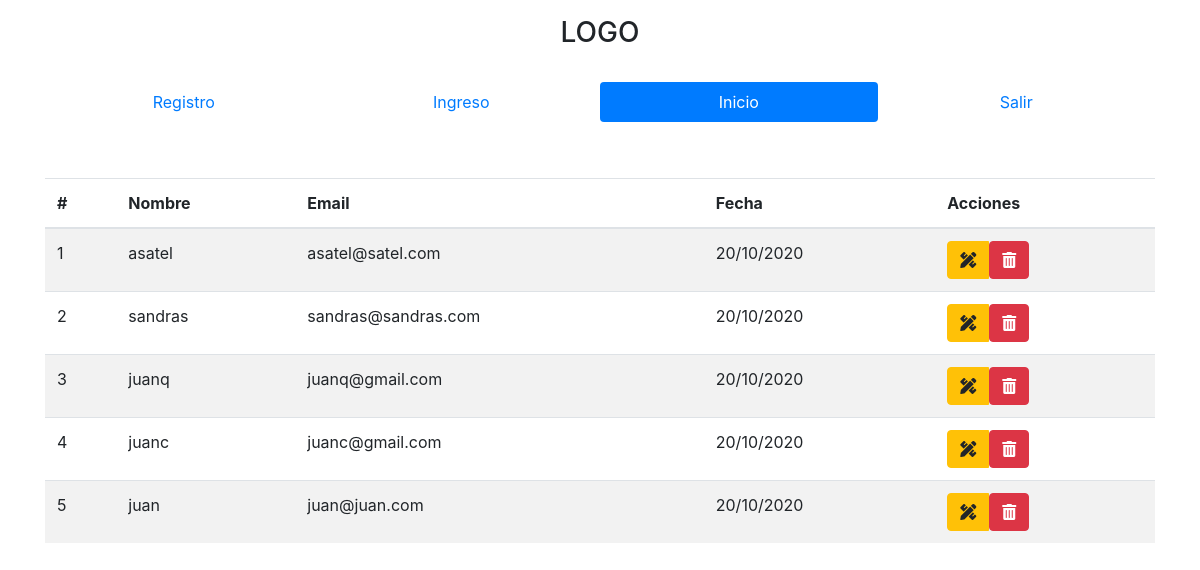
The app's page /index.php?pagina=inicio (signed in) with its own data.
### tables this page shows
CREATE TABLE `registros` (
  `id` int(4) NOT NULL,
  `token` text NOT NULL,
  `nombre` text NOT NULL,
  `email` text NOT NULL,
  `password` varchar(10) NOT NULL,
  `fecha` timestamp NOT NULL DEFAULT CURRENT_TIMESTAMP
);

### controllers/plantillaControlador.php (called while the page is built)
<?php
	class ControladorPlantilla
	{
		public function ctrTraerPlantilla(){
			include "views/plantilla.php";
		}
	}
?>

### index.php (called while the page is built)
<?php
	require_once "controllers/plantillaControlador.php";
	require_once "controllers/formularioControlador.php";
	require_once "models/formularioModelo.php";
	$plantilla = new ControladorPlantilla();
	$plantilla -> ctrTraerPlantilla();

### controllers/formularioControlador.php (called while the page is built, shortened)
<?php
	class ControladorFormularios{
		static public function ctrSeleccionarRegistro($item,$valor){
			$tabla = "registros";
			$respuesta = ModeloFormularios::mdlSeleccionarRegistro($tabla,$item,$valor);
			return $respuesta;
		}
	}
 ?>

### models/conexion.php (called while the page is built)
<?php
	class Conexion{
		static public function conectar(){
			$link = new PDO("mysql:host=localhost;dbname=curso-php","root","");
			$link->exec("set names utf8");
			return $link;
		}
	}
?>

### models/formularioModelo.php (called while the page is built, shortened)
<?php
	require_once "conexion.php";
	class ModeloFormularios{
		static public function mdlSeleccionarRegistro($tabla,$item,$valor){
				if ($item == null && $valor == null) {
						$stmt = Conexion::conectar()->prepare("SELECT *,date_format(fecha,'%d/%m/%Y') AS fecha FROM $tabla ORDER BY id DESC");
						$stmt->execute();
					return $stmt->fetchAll();
				} else {
					$stmt = Conexion::conectar()->prepare("SELECT *,date_format(fecha,'%d/%m/%Y') AS fecha FROM $tabla WHERE $item = :$item");
				$stmt->bindParam(":".$item,$valor,PDO::PARAM_STR);
					$stmt->execute();
					return $stmt->fetch();
				}
		}
	}
?>

### views/paginas/inicio.php (the view, shortened to what this page needs)
<?php
	$usuarios = ControladorFormularios::ctrSeleccionarRegistro(null,null);
?>
<table class="table table-striped">
	<thead>
		<tr>
			<th>#</th>
			<th>Nombre</th>
			<th>Email</th>
			<th>Fecha</th>
			<th>Acciones</th>
		</tr>
	</thead>
	<tbody>
		<?php foreach ($usuarios as $key => $value): ?>
			<tr>
				<td><?php echo ($key+1) ?></td>
				<td><?php echo $value["nombre"]; ?></td>
				<td><?php echo $value["email"]; ?></td>
				<td><?php echo $value["fecha"]; ?></td>
				<td>
					<div class="btn-group">
						<a href="index.php?pagina=editar&token=<?php echo $value['token']; ?>" class="btn btn-warning"><i class="fas fa-pencil-ruler"></i></a>
						<form method="POST">
							<button type="submit" class="btn btn-danger"><i class="fas fa-trash-alt"></i></button>
						</form>
					</div>
				</td>
			</tr>
		<?php endforeach ?>
	</tbody>
</table>

### views/plantilla.php (shortened to what this page needs)
<!DOCTYPE html>
<html lang="en">
<head>
		<link rel="stylesheet" href="https://maxcdn.bootstrapcdn.com/bootstrap/4.5.2/css/bootstrap.min.css">
		<link rel="stylesheet" href="https://cdnjs.cloudflare.com/ajax/libs/font-awesome/5.15.1/css/all.min.css" />
</head>
<body>
		<div class="container-fluid">
			<h3 class="text-center py-3">LOGO</h3>
		</div>
		<div class="container-fluid">
			<div class="container">
				<ul class="nav nav-justified py-2 nav-pills">
					<?php if (isset($_GET['pagina']) && $_GET['pagina'] != ""): ?>
						<?php if ($_GET['pagina'] == "registro"): ?>
							<li class="nav-item">
								<a class="nav-link active" href="index.php?pagina=registro">Registro</a>
							</li>
							<?php else: ?>
								<li class="nav-item">
									<a class="nav-link" href="index.php?pagina=registro">Registro</a>
								</li>
							<?php endif ?>
							<?php if ($_GET['pagina'] == "ingreso"): ?>
								<li class="nav-item">
									<a class="nav-link active" href="index.php?pagina=ingreso">Ingreso</a>
								</li>
								<?php else: ?>
									<li class="nav-item">
										<a class="nav-link" href="index.php?pagina=ingreso">Ingreso</a>
									</li>
								<?php endif ?>
								<?php if ($_GET['pagina'] == "inicio"): ?>
									<li class="nav-item">
										<a class="nav-link active" href="index.php?pagina=inicio">Inicio</a>
									</li>
									<?php else: ?>
										<li class="nav-item">
											<a class="nav-link" href="index.php?pagina=inicio">Inicio</a>
										</li>
									<?php endif ?>
							<?php if ($_GET['pagina'] == "salir"): ?>
									<li class="nav-item">
										<a class="nav-link active" href="index.php?pagina=salir">Salir</a>
									</li>
									<?php else: ?>
										<li class="nav-item">
											<a class="nav-link" href="index.php?pagina=salir">Salir</a>
										</li>
									<?php endif ?>
						<?php endif ?>
				</ul>
			</div>
		</div>
<div class="container-fluid">
	<div class="container py-5">
		<?php
			if (isset($_GET['pagina'])) {
				$pagina = $_GET['pagina'];
					if ($pagina == "registro"||
						$pagina == "ingreso"||
						$pagina == "inicio"||
						$pagina == "editar"||
						$pagina == "salir") {
						include "paginas/".$pagina.".php";
					}else{
						include "paginas/error404.php";
					}
			} else {
				include "paginas/registro.php";
			}
		?>
	</div>
</div>
</body>
</html>

### records on screen
registros: nombre "asatel", email "asatel@satel.com", fecha "20/10/2020"
registros: nombre "sandras", email "sandras@sandras.com", fecha "20/10/2020"
registros: nombre "juanq", email "juanq@gmail.com", fecha "20/10/2020"
registros: nombre "juanc", email "juanc@gmail.com", fecha "20/10/2020"
registros: nombre "juan", email "juan@juan.com", fecha "20/10/2020"
